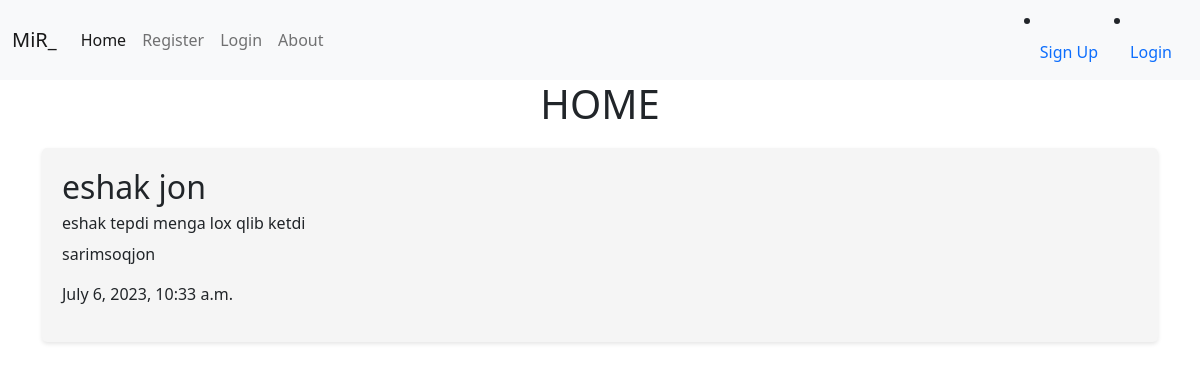
/, run on an earlier commit of the app's database.
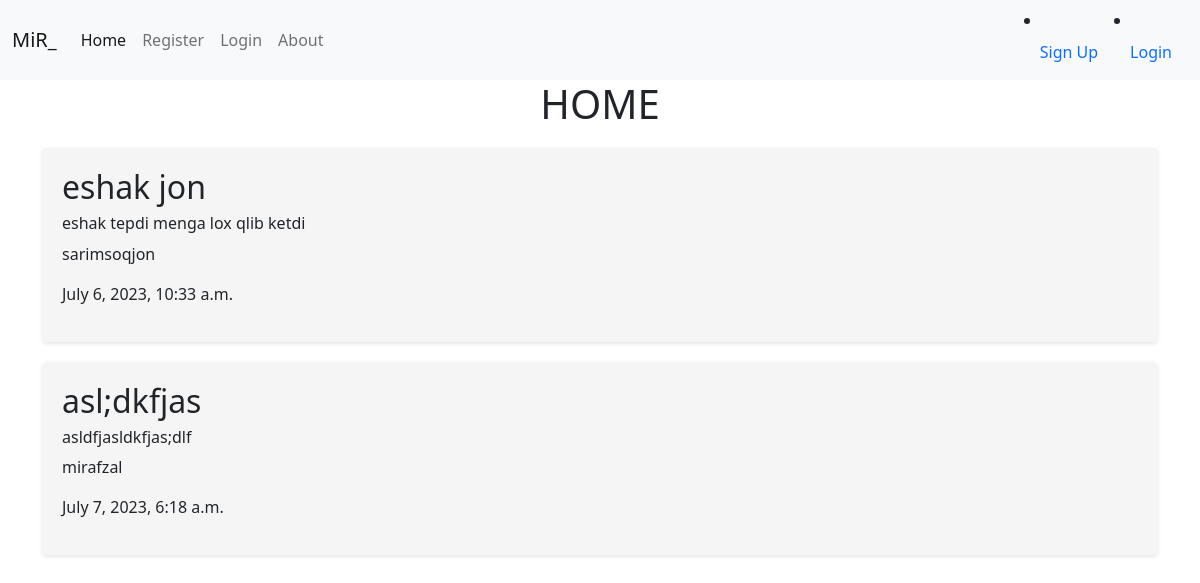
And on a later commit of the database.
### users/models.py (models this page shows, shortened)
class Post(models.Model):
    fname = models.CharField(max_length=100)
    lname = models.CharField(max_length=30)
    title = models.CharField(max_length=100)
    content = models.TextField()
    author = models.ForeignKey(User, on_delete=models.CASCADE)
    data = models.DateTimeField(default=timezone.now)

### blog/views.py (the view)
# urls.py: path('', views.Home.as_view(), name='blog-home'),
class Home(ListView):
    model = Post
    template_name = 'blog/home.html'
    context_object_name = 'posts'
    ordering = ['data']

### blog/templates/blog/home.html (shortened to what this page needs)
{% extends 'blog/base.html' %}
{% block content %}
    <h1>HOME</h1>
    {% for post in posts%}
        <div class="container">
            <div class="container-post">
                <h2>{{ post.title }}</h2>
                <h6>{{ post.content }}</h6>
                <p>{{ post.author }}</p>
                <p>{{ post.data }}</p>
            </div>
        </div>
    {% endfor %}
{% endblock content %}

What changed in the data, as far as the page shows it:
added Post: title "asl;dkfjas", content "asldfjasldkfjas;dlf", author "mirafzal", data "July 7, 2023, 6:18 a.m."
